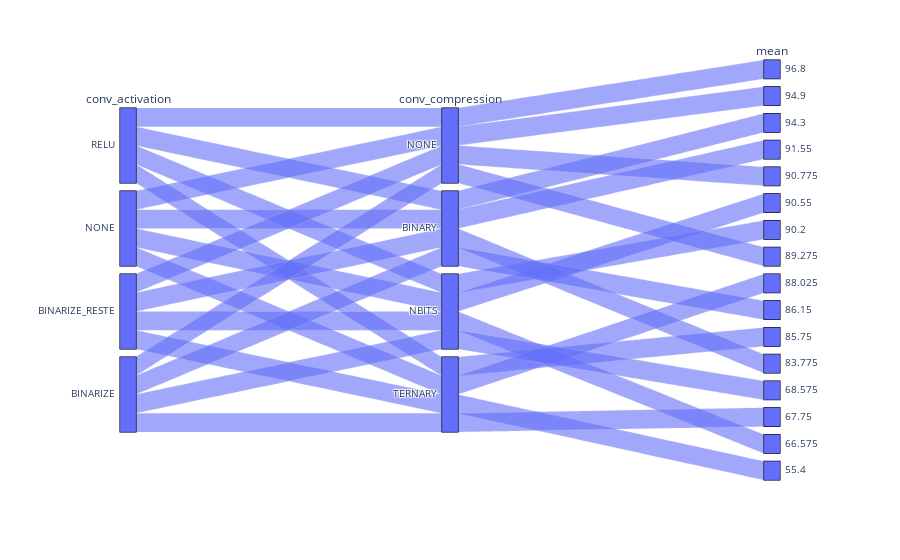
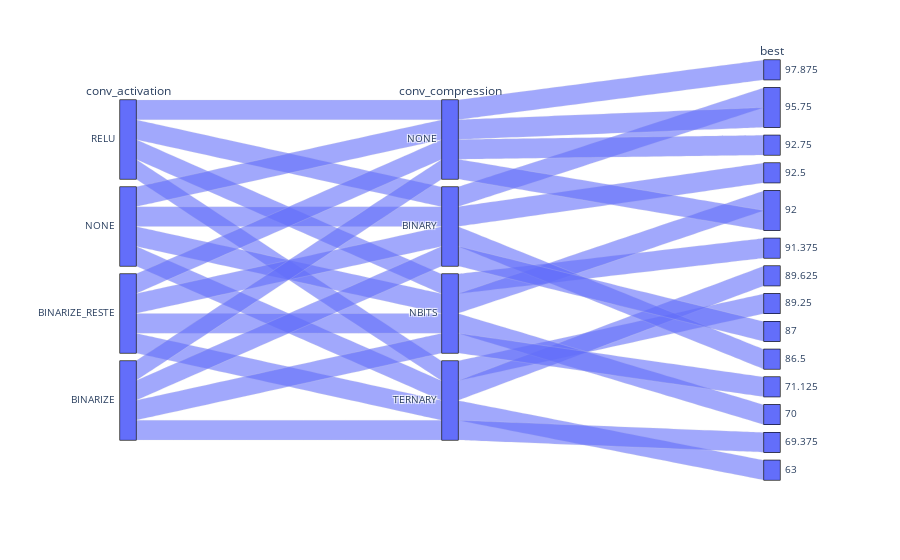

Notebook source saved alongside these figures, in order:
### Code cell
from src.experiment1 import plot_results


plot_results(df, "./")

### Figure 1 — Plotly figure (JSON) as saved in the notebook; plotly's stock layout.template omitted (floating-point values rounded to 4 significant figures)
{"data": [{"dimensions": [{"label": "conv_activation", "values": ["RELU", "NONE", "RELU", "NONE", "BINARIZE_RESTE", "NONE", "RELU", "BINARIZE", "NONE", "BINARIZE", "RELU", "BINARIZE_RESTE", "BINARIZE", "BINARIZE", "BINARIZE_RESTE", "BINARIZE_RESTE"]}, {"label": "conv_compression", "values": ["NONE", "NONE", "BINARY", "BINARY", "NONE", "NBITS", "NBITS", "NONE", "TERNARY", "BINARY", "TERNARY", "BINARY", "NBITS", "TERNARY", "NBITS", "TERNARY"]}, {"label": "mean", "values": [96.8, 94.9, 94.3, 91.55, 90.78, 90.55, 90.2, 89.28, 88.03, 86.15, 85.75, 83.78, 68.58, 67.75, 66.58, 55.4]}], "domain": {"x": [0, 1], "y": [0, 1]}, "name": "", "type": "parcats"}], "layout": {"legend": {"tracegroupgap": 0}, "margin": {"t": 60}}}

### Figure 2 — Plotly figure (JSON) as saved in the notebook; plotly's stock layout.template omitted (floating-point values rounded to 4 significant figures)
{"data": [{"dimensions": [{"label": "conv_activation", "values": ["RELU", "NONE", "RELU", "BINARIZE_RESTE", "NONE", "NONE", "BINARIZE", "RELU", "NONE", "RELU", "BINARIZE", "BINARIZE_RESTE", "BINARIZE", "BINARIZE_RESTE", "BINARIZE", "BINARIZE_RESTE"]}, {"label": "conv_compression", "values": ["NONE", "NONE", "BINARY", "NONE", "BINARY", "NBITS", "NONE", "NBITS", "TERNARY", "TERNARY", "BINARY", "BINARY", "NBITS", "NBITS", "TERNARY", "TERNARY"]}, {"label": "best", "values": [97.88, 95.75, 95.75, 92.75, 92.5, 92.0, 92.0, 91.38, 89.62, 89.25, 87.0, 86.5, 71.12, 70.0, 69.38, 63.0]}], "domain": {"x": [0, 1], "y": [0, 1]}, "name": "", "type": "parcats"}], "layout": {"legend": {"tracegroupgap": 0}, "margin": {"t": 60}}}
